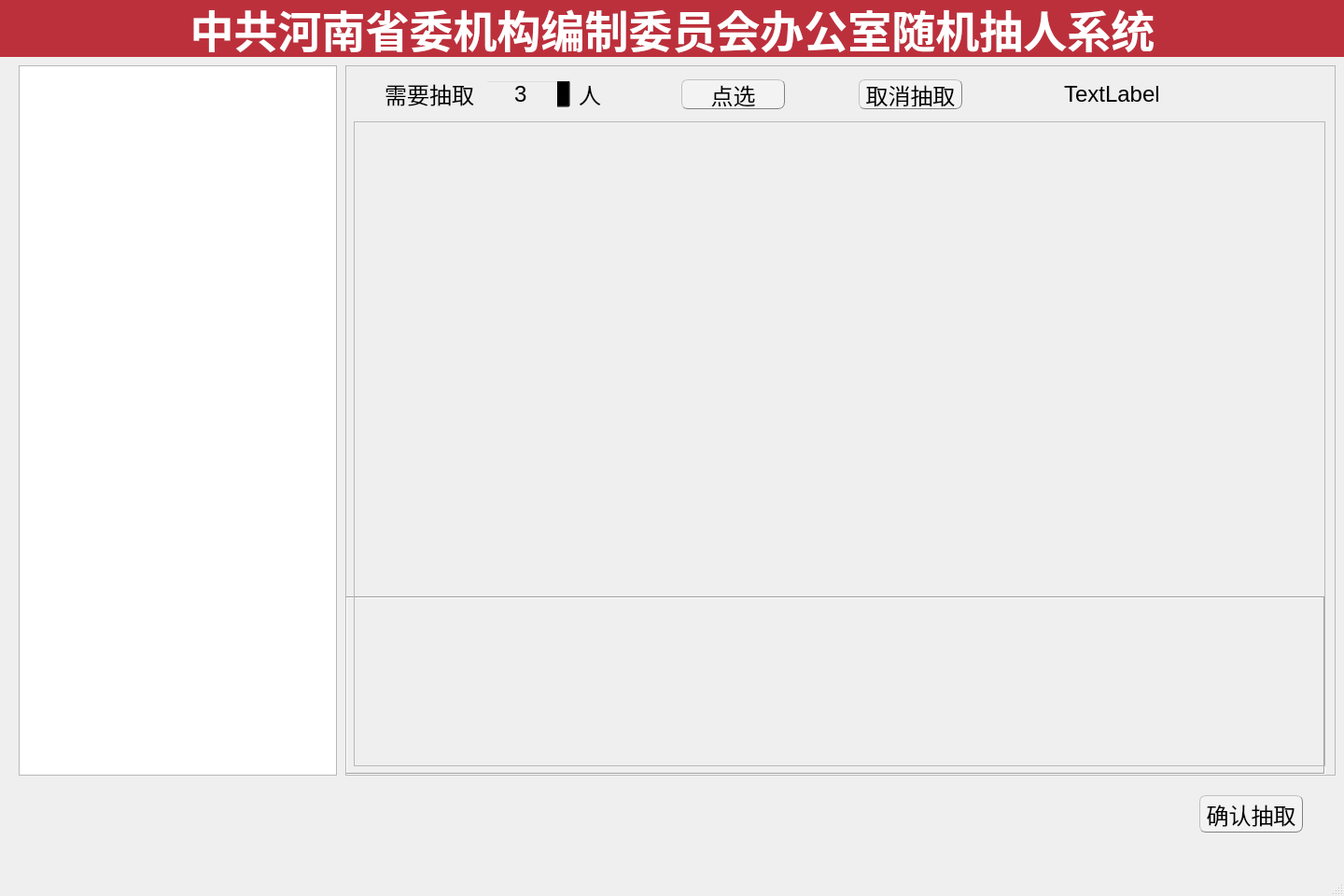
<?xml version="1.0" encoding="UTF-8"?>
<ui version="4.0">
 <class>MainWindowNew</class>
 <widget class="QMainWindow" name="MainWindowNew">
  <property name="geometry">
   <rect>
    <x>0</x>
    <y>0</y>
    <width>1440</width>
    <height>960</height>
   </rect>
  </property>
  <property name="minimumSize">
   <size>
    <width>1440</width>
    <height>960</height>
   </size>
  </property>
  <property name="maximumSize">
   <size>
    <width>1440</width>
    <height>960</height>
   </size>
  </property>
  <property name="windowTitle">
   <string>MainWindow</string>
  </property>
  <property name="styleSheet">
   <string notr="true"/>
  </property>
  <widget class="QWidget" name="centralwidget">
   <widget class="QLabel" name="label">
    <property name="geometry">
     <rect>
      <x>0</x>
      <y>0</y>
      <width>1441</width>
      <height>61</height>
     </rect>
    </property>
    <property name="font">
     <font>
      <family>STKaiti</family>
      <pointsize>35</pointsize>
      <italic>false</italic>
      <bold>true</bold>
     </font>
    </property>
    <property name="styleSheet">
     <string notr="true">background-color: rgb(188, 48, 60);
color:rgb(255, 255, 255)
</string>
    </property>
    <property name="text">
     <string>中共河南省委机构编制委员会办公室随机抽人系统</string>
    </property>
    <property name="alignment">
     <set>Qt::AlignCenter</set>
    </property>
   </widget>
   <widget class="QListWidget" name="dptListWidget">
    <property name="geometry">
     <rect>
      <x>20</x>
      <y>70</y>
      <width>341</width>
      <height>761</height>
     </rect>
    </property>
    <property name="font">
     <font>
      <pointsize>17</pointsize>
     </font>
    </property>
    <property name="mouseTracking">
     <bool>false</bool>
    </property>
    <property name="tabletTracking">
     <bool>false</bool>
    </property>
    <property name="selectionMode">
     <enum>QAbstractItemView::SingleSelection</enum>
    </property>
    <property name="currentRow">
     <number>-1</number>
    </property>
    <property name="sortingEnabled">
     <bool>false</bool>
    </property>
   </widget>
   <widget class="QStackedWidget" name="dptStackedWidget">
    <property name="geometry">
     <rect>
      <x>370</x>
      <y>639</y>
      <width>1050</width>
      <height>191</height>
     </rect>
    </property>
    <property name="frameShape">
     <enum>QFrame::Box</enum>
    </property>
    <property name="frameShadow">
     <enum>QFrame::Sunken</enum>
    </property>
    <property name="lineWidth">
     <number>1</number>
    </property>
    <property name="midLineWidth">
     <number>0</number>
    </property>
   </widget>
   <widget class="QFrame" name="bigFrame">
    <property name="geometry">
     <rect>
      <x>370</x>
      <y>70</y>
      <width>1061</width>
      <height>761</height>
     </rect>
    </property>
    <property name="frameShape">
     <enum>QFrame::StyledPanel</enum>
    </property>
    <property name="frameShadow">
     <enum>QFrame::Raised</enum>
    </property>
    <widget class="QLabel" name="availablePerLabel">
     <property name="geometry">
      <rect>
       <x>770</x>
       <y>10</y>
       <width>221</width>
       <height>41</height>
      </rect>
     </property>
     <property name="font">
      <font>
       <pointsize>18</pointsize>
      </font>
     </property>
     <property name="text">
      <string>TextLabel</string>
     </property>
    </widget>
    <widget class="QLabel" name="label_3">
     <property name="geometry">
      <rect>
       <x>250</x>
       <y>10</y>
       <width>41</width>
       <height>41</height>
      </rect>
     </property>
     <property name="font">
      <font>
       <pointsize>18</pointsize>
      </font>
     </property>
     <property name="text">
      <string>人</string>
     </property>
    </widget>
    <widget class="QPushButton" name="cancelButton">
     <property name="geometry">
      <rect>
       <x>550</x>
       <y>15</y>
       <width>111</width>
       <height>32</height>
      </rect>
     </property>
     <property name="font">
      <font>
       <pointsize>18</pointsize>
      </font>
     </property>
     <property name="styleSheet">
      <string notr="true">QPushButton{background-color: rgb(243, 243, 243);border:0.5px groove gray;border-radius:7px;padding:2px 4px;border-style: outset;}
QPushButton:hover{background-color:rgb(229, 241, 251); color: black;}
QPushButton:pressed{background-color:rgb(191, 190, 192);border-style: inset;}
QPushButton:disabled{background-color:rgb(191, 190, 192);border-style: inset;}</string>
     </property>
     <property name="text">
      <string>取消抽取</string>
     </property>
    </widget>
    <widget class="QSpinBox" name="spinBox">
     <property name="geometry">
      <rect>
       <x>150</x>
       <y>15</y>
       <width>91</width>
       <height>31</height>
      </rect>
     </property>
     <property name="font">
      <font>
       <pointsize>18</pointsize>
      </font>
     </property>
     <property name="styleSheet">
      <string notr="true">QSpinBox {
	background:transparent;

	/*
	border: 0px solid gray;
	border-radius: 6px;*/
	
}

/*spinbox 抬起样式*/
QSpinBox::up-button {
	subcontrol-position:right;
	height: 29px;
	width: 29px;
	/*overflow-x: hidden;
	border-radius: 0px 6px 6px 0px;
	background: qlineargradient(spread:pad, x1:0, y1:0, x2:0, y2:1, stop:0 rgba(200, 200, 200, 255), stop:1 rgba(255, 255, 255, 255))*/
	/*image: url(:/Qss/Qss/spinBox右箭头.png);*/
	image: url(:/Qss/Qss/spinBoxRightArrowUnchosen.png);
}
QSpinBox::down-button {
	subcontrol-position:left;
	height: 29px;
	width: 29px;
	/*border-radius: 6px 0px 0px 6px;
	background: qlineargradient(spread:pad, x1:0, y1:0, x2:0, y2:1, stop:0 rgba(200, 200, 200, 255), stop:1 rgba(255, 255, 255, 255))*/
	/*image: url(:/Qss/Qss/spinBox左箭头.png);*/
	image: url(:/Qss/Qss/spinBoxLeftArrowUnchosen.png);
}

QSpinBox::up-button:hover{
	subcontrol-position:right;
	height: 29px;
	width: 29px;
	image: url(:/Qss/Qss/spinBoxRightButtonMiddle.png);
}

QSpinBox::down-button:hover{
	subcontrol-position:left;
	height: 29px;
	width: 29px;
	image: url(:/Qss/Qss/spinBoxLeftButtonMiddle.png);
}

/*按钮按下样式*/
QSpinBox::up-button:pressed{
	subcontrol-position:right;
	height: 29px;
	width: 29px;
	image: url(:/Qss/Qss/spinBoxRightArrowChosen.png);
}
 
QSpinBox::down-button:pressed{
	subcontrol-position:left;
	height: 29px;
	width: 29px;
	image: url(:/Qss/Qss/spinBoxLeftArrowChosen.png);
}
</string>
     </property>
     <property name="alignment">
      <set>Qt::AlignCenter</set>
     </property>
     <property name="minimum">
      <number>1</number>
     </property>
     <property name="value">
      <number>3</number>
     </property>
    </widget>
    <widget class="QPushButton" name="chooseButton">
     <property name="geometry">
      <rect>
       <x>360</x>
       <y>15</y>
       <width>111</width>
       <height>32</height>
      </rect>
     </property>
     <property name="font">
      <font>
       <pointsize>18</pointsize>
      </font>
     </property>
     <property name="styleSheet">
      <string notr="true">QPushButton{background-color: rgb(243, 243, 243);border:0.5px groove gray;border-radius:7px;padding:2px 4px;border-style: outset;}
QPushButton:hover{background-color:rgb(229, 241, 251); color: black;}
QPushButton:pressed{background-color:rgb(191, 190, 192);border-style: inset;}
QPushButton:disabled{background-color:rgb(191, 190, 192);border-style: inset;}</string>
     </property>
     <property name="text">
      <string>点选</string>
     </property>
    </widget>
    <widget class="QLabel" name="label_2">
     <property name="geometry">
      <rect>
       <x>27</x>
       <y>10</y>
       <width>111</width>
       <height>41</height>
      </rect>
     </property>
     <property name="font">
      <font>
       <pointsize>18</pointsize>
      </font>
     </property>
     <property name="text">
      <string>需要抽取</string>
     </property>
     <property name="alignment">
      <set>Qt::AlignRight|Qt::AlignTrailing|Qt::AlignVCenter</set>
     </property>
    </widget>
    <widget class="QFrame" name="resultShowFrame">
     <property name="geometry">
      <rect>
       <x>9</x>
       <y>60</y>
       <width>1041</width>
       <height>691</height>
      </rect>
     </property>
     <property name="frameShape">
      <enum>QFrame::StyledPanel</enum>
     </property>
     <property name="frameShadow">
      <enum>QFrame::Raised</enum>
     </property>
    </widget>
   </widget>
   <widget class="QPushButton" name="confirmButton">
    <property name="geometry">
     <rect>
      <x>1285</x>
      <y>852</y>
      <width>111</width>
      <height>40</height>
     </rect>
    </property>
    <property name="font">
     <font>
      <pointsize>18</pointsize>
     </font>
    </property>
    <property name="styleSheet">
     <string notr="true">QPushButton{background-color: rgb(243, 243, 243);border:0.5px groove gray;border-radius:7px;padding:2px 4px;border-style: outset;}
QPushButton:hover{background-color:rgb(229, 241, 251); color: black;}
QPushButton:pressed{background-color:rgb(191, 190, 192);border-style: inset;}
QPushButton:disabled{background-color:rgb(191, 190, 192);border-style: inset;}</string>
    </property>
    <property name="text">
     <string>确认抽取</string>
    </property>
   </widget>
  </widget>
  <widget class="QMenuBar" name="menubar">
   <property name="geometry">
    <rect>
     <x>0</x>
     <y>0</y>
     <width>1440</width>
     <height>22</height>
    </rect>
   </property>
  </widget>
  <widget class="QStatusBar" name="statusbar"/>
 </widget>
 <resources/>
 <connections/>
</ui>
